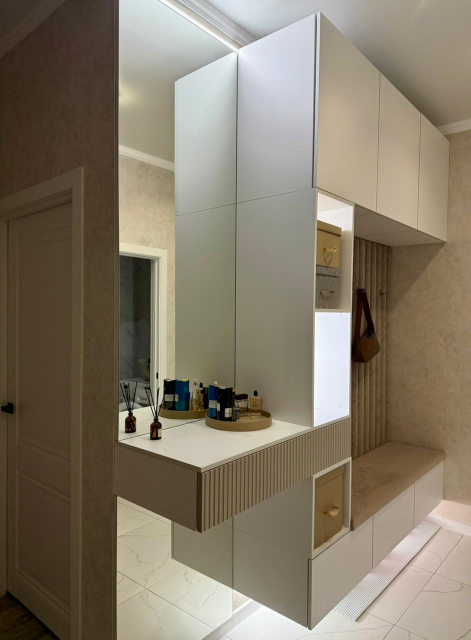
#> input picture projectphotos/photo_10_2026-08-23_17-34-16.jpg, 942 x 1280 px (shown at 1/2 size); its folder holds only this picture in this run
$ python cluster_photos.py
#> lines starting #> are read from the running program, lines starting #| are printed output that depends on the picture
"""Cluster project photos by perceptual hash (mirrors curate-portfolio.mjs)."""
import json
import os
from pathlib import Path

from PIL import Image, ImageOps

ROOT = Path(__file__).resolve().parents[2]
SRC_DIR = ROOT / "projectphotos"
OUT_DIR = ROOT / "scripts" / "portfolio-curation"
THUMB_DIR = OUT_DIR / "thumbs"


def dhash(file_path: Path) -> int:
    img = ImageOps.exif_transpose(Image.open(file_path).convert("L"))
    img = img.resize((9, 8), Image.Resampling.LANCZOS)
    pixels = list(img.getdata())
    h = 0
    for y in range(8):
        for x in range(8):
            left = pixels[y * 9 + x]
            right = pixels[y * 9 + x + 1]
            h = (h << 1) | (1 if left > right else 0)
    return h


def hamming(a: int, b: int) -> int:
    x = a ^ b
    n = 0
    while x:
        n += x & 1
        x >>= 1
    return n


def find(parent, i):
    while parent[i] != i:
        parent[i] = parent[parent[i]]
        i = parent[i]
    return i


def union(parent, a, b):
    parent[find(parent, a)] = find(parent, b)


def main():
    files = sorted(
        f.name for f in SRC_DIR.iterdir() if f.suffix.lower() in {".jpg", ".jpeg"}
    )
    print("Files:", len(files))

    items = []
    for name in files:
        full = SRC_DIR / name
        with Image.open(full) as img:
#> img is the input picture: PIL image 942x1280 RGB; mean R, G, B 132.4, 121.9, 104.3
            img = ImageOps.exif_transpose(img)
            w, h = img.size
#> w = 942; h = 1280
        hval = dhash(full)
#> in dhash, `img = ImageOps.exif_transpose(Image.open(file_path).convert("L"))`:
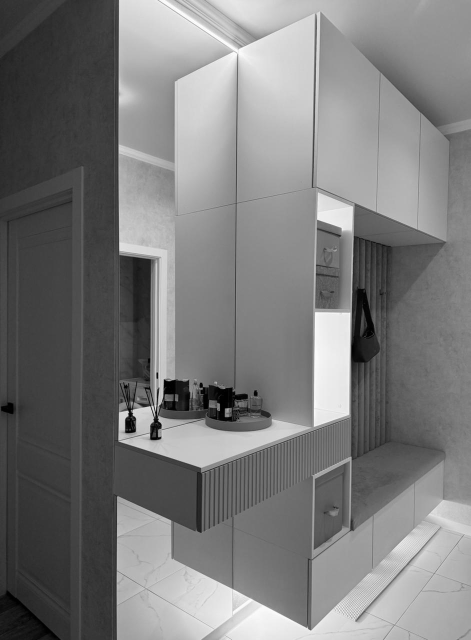
#> img: PIL image 942x1280 L (shown at 1/2 size); min 0, max 255, mean 123
#> in dhash, `pixels = list(img.getdata())`: pixels = 72 values, max 208 at index 5, min 37 at index 63, mean 122.9
#> after the loop in dhash, `for y in range(8):`: h = 1587258928940857369
#> hval = 1587258928940857369
        items.append(
            {
                "name": name,
                "path": str(full),
                "hash": format(hval, "x"),
                "hash_int": hval,
                "width": w,
                "height": h,
            }
        )

    parent = list(range(len(items)))
#> parent = [0]
    for i in range(len(items)):
        for j in range(i + 1, len(items)):
            if hamming(items[i]["hash_int"], items[j]["hash_int"]) <= 8:
                union(parent, i, j)
#> this loop made 1 pass

    clusters_map: dict[int, list] = {}
    for i, item in enumerate(items):
        root_id = find(parent, i)
        clusters_map.setdefault(root_id, []).append(item)
#> this loop made 1 pass
#> after the loop, clusters_map = 1 item

    clusters = []
    for idx, group in enumerate(clusters_map.values()):
        sorted_group = sorted(group, key=lambda f: f["width"] * f["height"], reverse=True)
        clusters.append(
            {
                "id": f"cluster-{idx + 1:03d}",
                "count": len(group),
                "files": [f["name"] for f in sorted_group],
                "best": sorted_group[0]["name"],
                "bestPath": sorted_group[0]["path"],
            }
        )
#> after the loop, clusters = 1 item
    clusters.sort(key=lambda c: c["count"], reverse=True)

    print("Clusters:", len(clusters))
#| Clusters: 1
    OUT_DIR.mkdir(parents=True, exist_ok=True)
    THUMB_DIR.mkdir(parents=True, exist_ok=True)
    (OUT_DIR / "clusters.json").write_text(json.dumps(clusters, indent=2), encoding="utf-8")

    for c in clusters:
        img = ImageOps.exif_transpose(Image.open(c["bestPath"]))
        img.thumbnail((480, 360), Image.Resampling.LANCZOS)
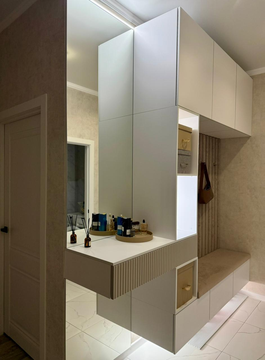
#> img: PIL image 265x360 RGB; mean R, G, B 132.4, 121.9, 104.3
        out = THUMB_DIR / f"{c['id']}.jpg"
        img.convert("RGB").save(out, "JPEG", quality=82)

    print("Wrote", OUT_DIR / "clusters.json")


if __name__ == "__main__":
    main()

$ run again, on projectphotos/photo_13_2026-08-23_17-34-16.jpg
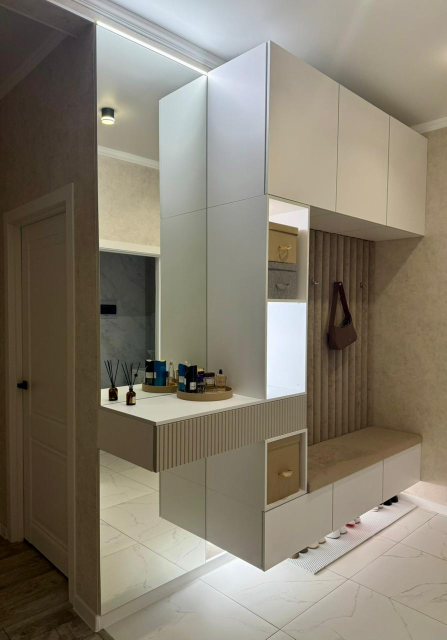
#> input picture projectphotos/photo_13_2026-08-23_17-34-16.jpg, 894 x 1280 px (shown at 1/2 size)
#> in main, img is the input picture: PIL image 894x1280 RGB; mean R, G, B 132.7, 124.8, 109.6
#> in dhash, `img = ImageOps.exif_transpose(Image.open(file_path).convert("L"))`:
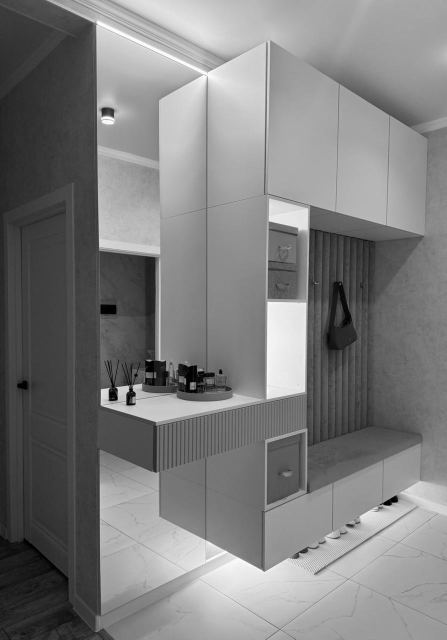
#> img: PIL image 894x1280 L (shown at 1/2 size); min 0, max 255, mean 125.4
#> pixels = 72 values, max 207 at index 67, min 28 at index 63, mean 125.5
#> after the loop in dhash, `for y in range(8):`: h = 1013086741168666639
#> parent = [0]
#> the loop in main, `for i in range(len(items)):` made 1 pass
#> the loop in main, `for i, item in enumerate(items):` made 1 pass
#> after the loop in main, `for i, item in enumerate(items):`: clusters_map = 1 item
#> the loop in main, `for idx, group in enumerate(clusters_map.values()):` made 1 pass
#| Clusters: 1
#> in main, `img.thumbnail((480, 360), Image.Resampling.LANCZOS)`:
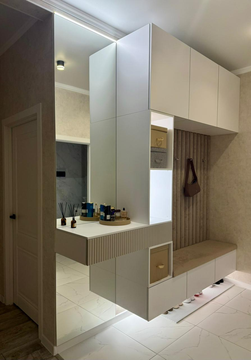
#> img: PIL image 251x360 RGB; mean R, G, B 132.7, 124.8, 109.6

$ run again, on projectphotos/photo_14_2026-08-23_17-35-05.jpg
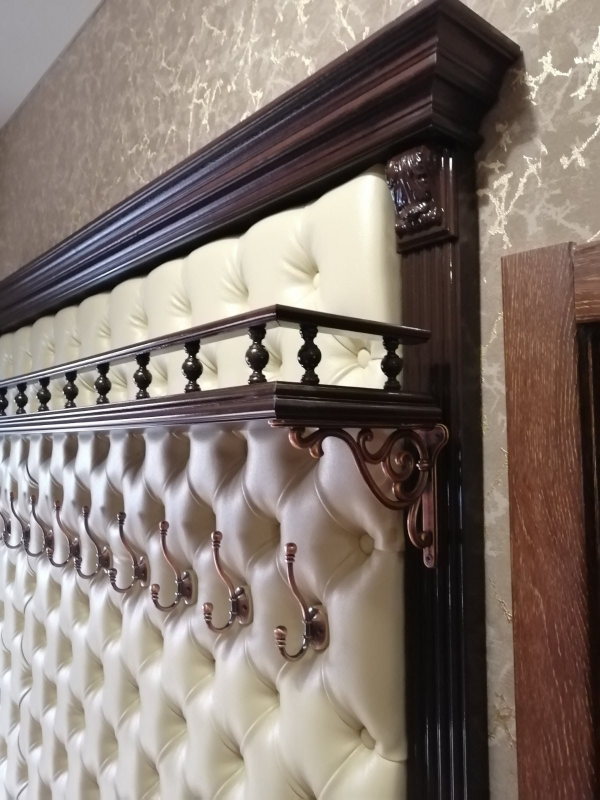
#> input picture projectphotos/photo_14_2026-08-23_17-35-05.jpg, 1200 x 1600 px (shown at 1/2 size)
#> in main, img is the input picture: PIL image 1200x1600 RGB; mean R, G, B 132.1, 119.9, 112.4
#> in dhash, `img = ImageOps.exif_transpose(Image.open(file_path).convert("L"))`:
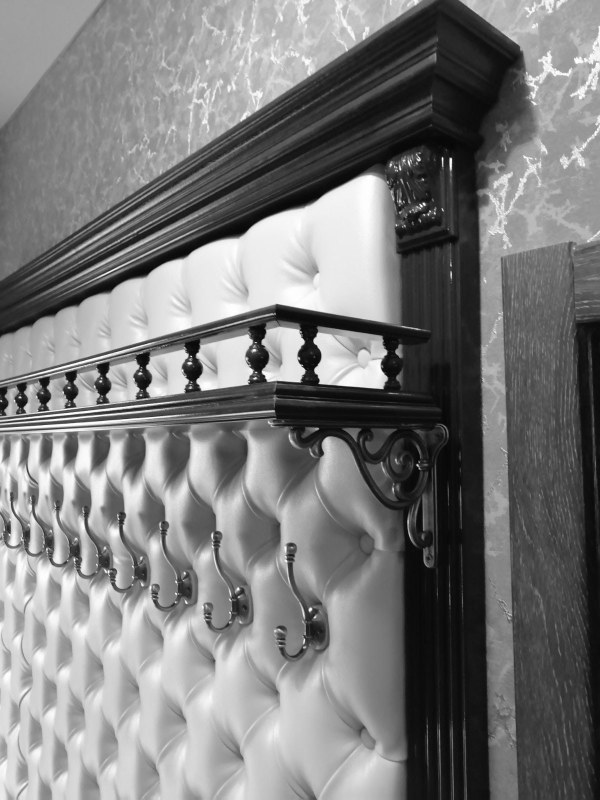
#> img: PIL image 1200x1600 L (shown at 1/2 size); min 1, max 255, mean 122.7
#> pixels = 72 values, max 214 at index 22, min 17 at index 60, mean 122.7
#> after the loop in dhash, `for y in range(8):`: h = 11273649227607965085
#> parent = [0]
#> the loop in main, `for i in range(len(items)):` made 1 pass
#> the loop in main, `for i, item in enumerate(items):` made 1 pass
#> after the loop in main, `for i, item in enumerate(items):`: clusters_map = 1 item
#> the loop in main, `for idx, group in enumerate(clusters_map.values()):` made 1 pass
#| Clusters: 1
#> in main, `img.thumbnail((480, 360), Image.Resampling.LANCZOS)`:
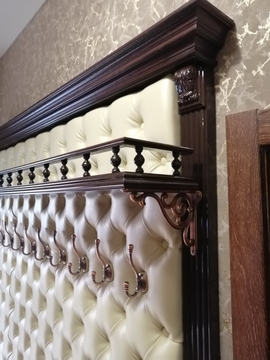
#> img: PIL image 270x360 RGB; mean R, G, B 132.3, 120, 112.6

$ run again, on projectphotos/photo_15_2026-08-23_17-34-27.jpg
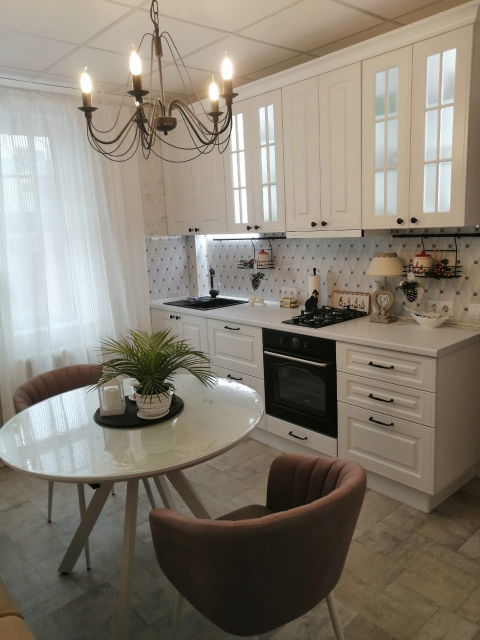
#> input picture projectphotos/photo_15_2026-08-23_17-34-27.jpg, 960 x 1280 px (shown at 1/2 size)
#> in main, img is the input picture: PIL image 960x1280 RGB; mean R, G, B 135.2, 127.8, 115.3
#> in dhash, `img = ImageOps.exif_transpose(Image.open(file_path).convert("L"))`:
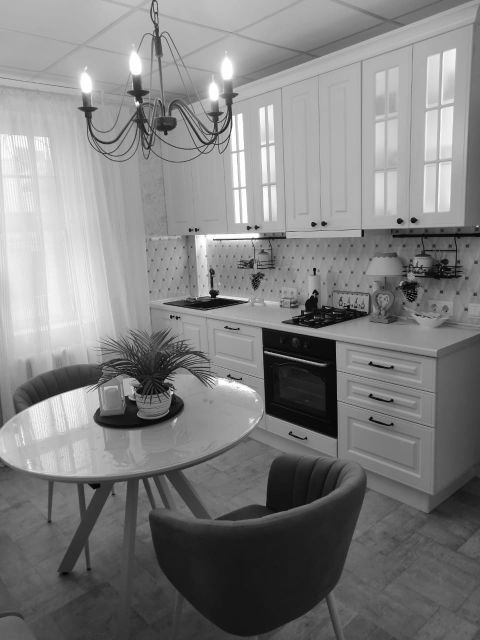
#> img: PIL image 960x1280 L (shown at 1/2 size); min 0, max 255, mean 128.6
#> pixels = 72 values, max 230 at index 27, min 19 at index 67, mean 128.9
#> after the loop in dhash, `for y in range(8):`: h = 7551920841228417520
#> parent = [0]
#> the loop in main, `for i in range(len(items)):` made 1 pass
#> the loop in main, `for i, item in enumerate(items):` made 1 pass
#> after the loop in main, `for i, item in enumerate(items):`: clusters_map = 1 item
#> the loop in main, `for idx, group in enumerate(clusters_map.values()):` made 1 pass
#| Clusters: 1
#> in main, `img.thumbnail((480, 360), Image.Resampling.LANCZOS)`:
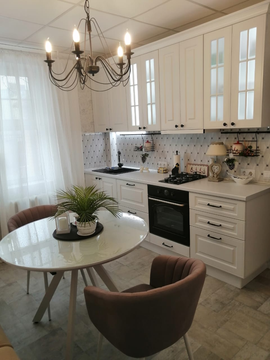
#> img: PIL image 270x360 RGB; mean R, G, B 135.2, 127.8, 115.3

$ run again, on projectphotos/photo_10_2026-08-23_17-34-51.jpg
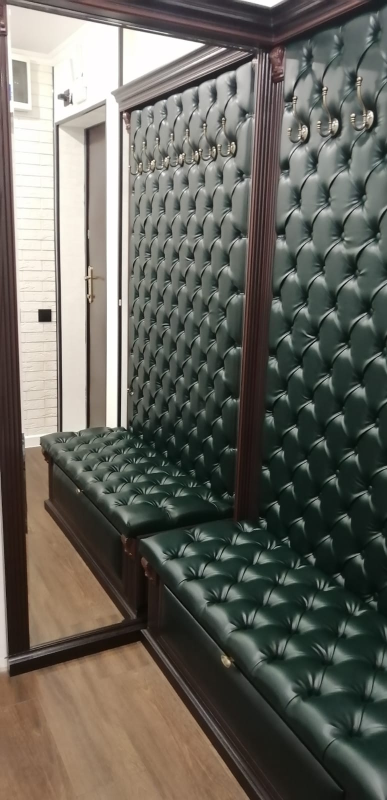
#> input picture projectphotos/photo_10_2026-08-23_17-34-51.jpg, 774 x 1600 px (shown at 1/2 size)
#> in main, img is the input picture: PIL image 774x1600 RGB; mean R, G, B 103, 101.4, 93.4
#> in dhash, `img = ImageOps.exif_transpose(Image.open(file_path).convert("L"))`:
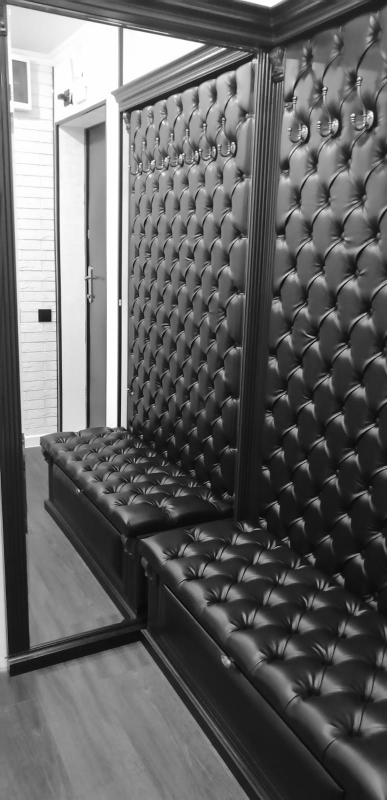
#> img: PIL image 774x1600 L (shown at 1/2 size); min 1, max 255, mean 100.9
#> pixels = 72 values, max 228 at index 1, min 29 at index 41, mean 102.3
#> after the loop in dhash, `for y in range(8):`: h = 8970464010636849980
#> parent = [0]
#> the loop in main, `for i in range(len(items)):` made 1 pass
#> the loop in main, `for i, item in enumerate(items):` made 1 pass
#> after the loop in main, `for i, item in enumerate(items):`: clusters_map = 1 item
#> the loop in main, `for idx, group in enumerate(clusters_map.values()):` made 1 pass
#| Clusters: 1
#> in main, `img.thumbnail((480, 360), Image.Resampling.LANCZOS)`:
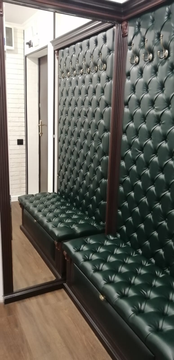
#> img: PIL image 174x360 RGB; mean R, G, B 103.1, 101.5, 93.5
